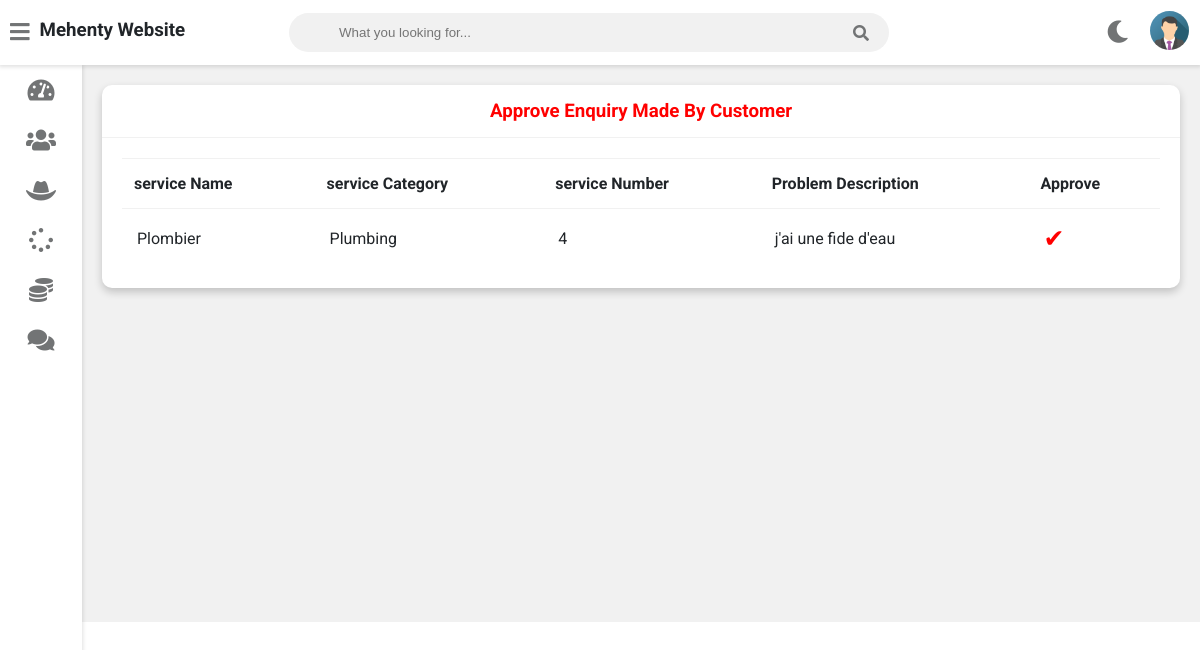
The app's page /admin-approve-request (signed in) with its own data.
### service/models.py (models this page shows, shortened)
class Request(models.Model):
    cat=(('Plumbing', 'Plumbing'),('Electricity', 'Electricity'),('Painting', 'Painting'),('Carpentry', 'Carpentry'))
    category=models.CharField(max_length=50,choices=cat)
    service_no=models.PositiveIntegerField(null=False)
    service_name = models.CharField(max_length=40,null=False)
    problem_description = models.CharField(max_length=500,null=False)
    date=models.DateField(auto_now=True)
    cost=models.PositiveIntegerField(null=True)
    customer=models.ForeignKey('Customer', on_delete=models.CASCADE,null=True)
    Technician=models.ForeignKey('Technician',on_delete=models.CASCADE,null=True)
    stat=(('Pending','Pending'),('Approved','Approved'),('Repairing','Repairing'),('Repairing Done','Repairing Done'),('Released','Released'))
    status=models.CharField(max_length=50,choices=stat,default='Pending',null=True)

### service/views.py (the view)
# urls.py: path('admin-approve-request',views.admin_approve_request_view,name='admin-approve-request'),
@login_required(login_url='adminlogin')
def admin_approve_request_view(request):
    enquiry=models.Request.objects.all().filter(status='Pending')
    return render(request,'service/admin_approve_request.html',{'enquiry':enquiry})

### templates/service/admin_approve_request.html
{% extends 'service/adminbase.html' %}
{% block content %}
	<div class="wrapper">
		<div class="row">
			<div class="col-12 col-m-12 col-sm-12">
				<div class="card">
					<div class="card-header">
						<h3 style="color:red; text-align:center" >
							Approve Enquiry Made By Customer
						</h3>
					</div>
					<div class="card-content">
						<table>
							<thead>
                <tr>
                  <th>service Name</th>
                  <th>service Category</th>
                  <th>service Number</th>
                  <th>Problem Description</th>
                  <th>Approve</th>
                </tr>
							</thead>
							<tbody>
                {% for r in enquiry %}
                <tr>
                  <td> {{r.service_name}}</td>
                  <td>{{r.category}}</td>
                  <td>{{r.service_no}}</td>
                  <td>{{r.problem_description}}</td>
                  <td><a  style="color:red; text-decoration:none;font-size:25px;" href="{% url 'approve-request' r.id  %}">&#10004;</a></td>
                    </tr>
                {% endfor %}
							</tbody>
						</table>
					</div>
				</div>
			</div>
		</div>
<br><br><br><br><br><br><br><br><br><br><br><br><br><br><br><br>
	</div>
{% endblock content %}

### static/style.css (style rules this page uses)
:root { --primary-color: #4834d4; --success-color: #6ab04c; --warning-color: #f0932b; --danger-color: #eb4d4b; --light-color: #212529; --light-second-color: #727475; --light-background: #ffffff; --light-second-background: #f1f1f1; --dark-color: #909090; --dark-second-color: #f5f6fa; --dark-background: #23242D; --dark-second-background: #181818; }
.light { --main-bg-color: var(--light-background); --second-bg-color: var(--light-second-background); --main-color: var(--light-color); --second-color: var(--light-second-color); }
* { box-sizing: border-box; }
body { font-family: 'Roboto', sans-serif; background: var(--main-bg-color); color: var(--main-color); margin: 0; }
.wrapper { padding: 10px; margin-left: 82px; padding-top: 75px; background: var(--second-bg-color); transition: margin-left .5s; }
.row { display: flex; flex-wrap: wrap; flex-direction: row; }
.row:after, .row:before { box-sizing: border-box; }
[class*="col-"] { padding: 10px; }
@media only screen and (min-width: 600px) { .col-sm-12 { width: 100%; } }
@media only screen and (min-width: 768px) { .col-m-12 { width: 100%; } }
@media only screen and (min-width: 992px) { .col-12 { width: 100%; } }
.card { background: var(--main-bg-color); color: var(--main-color); border-radius: 10px; margin-bottom: 10px; box-shadow: 0 4px 8px 0 rgba(0,0,0,0.2); }
.card-header { padding: 15px 30px; border-bottom: 1px solid var(--second-bg-color); position: relative; }
.card-header h3 { margin: 0; }
.card-content { padding: 20px; overflow-x: auto; }
table { border-collapse: collapse; width: 100%; }
table td { border-top: 1px solid var(--second-bg-color); padding: 15px; }
table th { border-top: 1px solid var(--second-bg-color); border-bottom: 1px solid var(--second-bg-color); padding: 15px 12px; text-align: left; }

### records on screen
Request: service_name "Plombier", category "Plumbing", service_no "4", problem_description "j'ai une fide d'eau"
